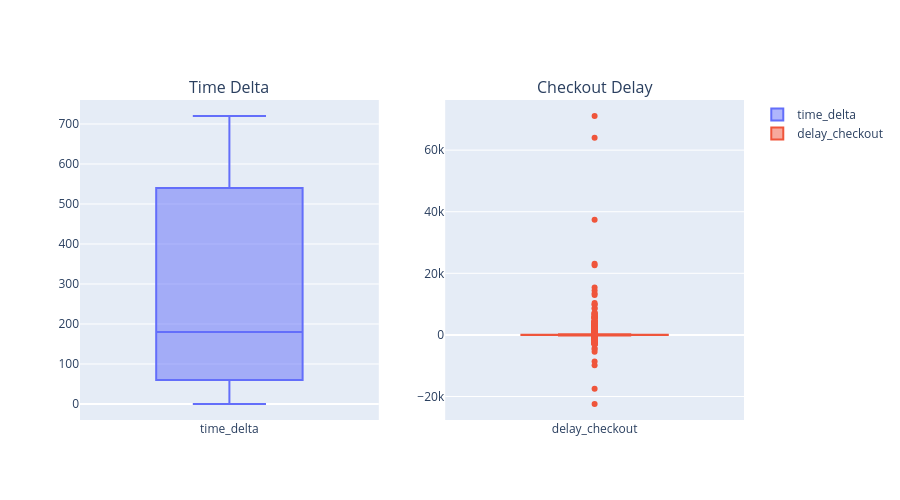

The notebook cell this image was saved under:
### Code cell
fig = make_subplots(
    rows=1,
    cols=2,
    subplot_titles=["Time Delta", "Checkout Delay"]
)

fig.add_trace(
    go.Box(y=df_analysis["time_delta"], name="time_delta"),
    row=1,
    col=1
)

fig.add_trace(
    go.Box(y=df_analysis["delay_checkout"], name="delay_checkout"),
    row=1,
    col=2
)

fig.update_layout(height=500, width=900)

fig.show()

### Figure 1 — Plotly figure (JSON) as saved in the notebook; plotly's stock layout.template omitted (floating-point values rounded to 4 significant figures; data arrays with more than 128 entries replaced by an {"elided": "..."} marker saying what was removed)
{"data": [{"name": "time_delta", "type": "box", "xaxis": "x", "y": {"elided": "21310 float values"}, "yaxis": "y"}, {"name": "delay_checkout", "type": "box", "xaxis": "x2", "y": {"elided": "21310 float values"}, "yaxis": "y2"}], "layout": {"annotations": [{"font": {"size": 16}, "showarrow": false, "text": "Time Delta", "x": 0.225, "xanchor": "center", "xref": "paper", "y": 1, "yanchor": "bottom", "yref": "paper"}, {"font": {"size": 16}, "showarrow": false, "text": "Checkout Delay", "x": 0.775, "xanchor": "center", "xref": "paper", "y": 1, "yanchor": "bottom", "yref": "paper"}], "height": 500, "width": 900, "xaxis": {"anchor": "y", "domain": [0, 0.45]}, "xaxis2": {"anchor": "y2", "domain": [0.55, 1]}, "yaxis": {"anchor": "x", "domain": [0, 1]}, "yaxis2": {"anchor": "x2", "domain": [0, 1]}}}
